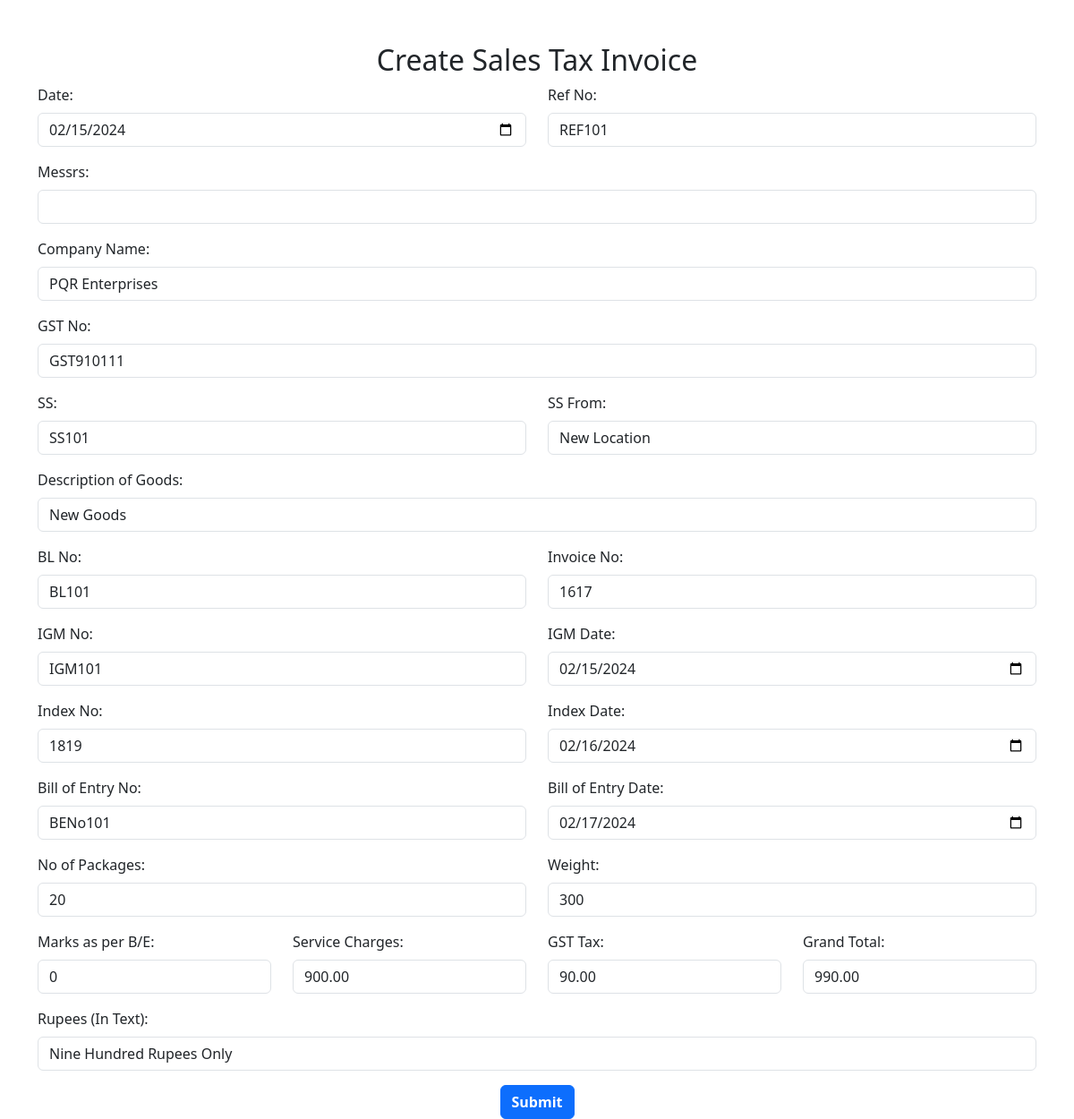
Page /edit-sales-tax-invoice.php?id=4 on the committed database.
### tables this page shows
CREATE TABLE `sales_tax_invoice` (
  `bill_no` int(11) NOT NULL,
  `date` date DEFAULT NULL,
  `ref_no` varchar(255) DEFAULT NULL,
  `company_name` varchar(255) DEFAULT NULL,
  `gst_no` varchar(255) DEFAULT NULL,
  `ss` varchar(255) DEFAULT NULL,
  `ss_from` varchar(255) DEFAULT NULL,
  `description_of_goods` varchar(255) DEFAULT NULL,
  `bl_no` varchar(255) DEFAULT NULL,
  `invoice_no` int(11) DEFAULT NULL,
  `igm_no` varchar(255) DEFAULT NULL,
  `igm_date` date DEFAULT NULL,
  `index_no` int(11) DEFAULT NULL,
  `index_date` date DEFAULT NULL,
  `bill_of_entry_no` varchar(255) DEFAULT NULL,
  `bill_of_entry_date` date DEFAULT NULL,
  `no_of_packages` int(11) DEFAULT NULL,
  `weight` int(11) DEFAULT NULL,
  `marks_as_per_be` int(11) DEFAULT NULL,
  `service_charges` decimal(10,2) DEFAULT NULL,
  `gst_tax` decimal(10,2) DEFAULT NULL,
  `rupees_in_text` varchar(255) DEFAULT NULL,
  `grand_total` decimal(10,2) DEFAULT NULL,
  `messrs` varchar(255) NOT NULL
);

### edit-sales-tax-invoice.php (the view, shortened to what this page needs)
<!DOCTYPE html>
<html lang="en">
<head>
    <link href="https://cdn.jsdelivr.net/npm/bootstrap@5.3.0/dist/css/bootstrap.min.css" rel="stylesheet">
</head>
<body>
<?php
include 'connection.php';
$update = $_GET['id'];
$sql = "SELECT * FROM sales_tax_invoice WHERE bill_no=$update";
$result = mysqli_query($conn, $sql);
$row = mysqli_fetch_assoc($result);
$date = $row['date'];
$ref_no = $row['ref_no'];
$company_name = $row['company_name'];
$gst_no = $row['gst_no'];
$ss = $row['ss'];
$ss_from = $row['ss_from'];
$description_of_goods = $row['description_of_goods'];
$bl_no = $row['bl_no'];
$invoice_no = $row['invoice_no'];
$igm_no = $row['igm_no'];
$igm_date = $row['igm_date'];
$index_no = $row['index_no'];
$index_date = $row['index_date'];
$bill_of_entry_no = $row['bill_of_entry_no'];
$bill_of_entry_date = $row['bill_of_entry_date'];
$no_of_packages = $row['no_of_packages'];
$weight = $row['weight'];
$marks_as_per_be = $row['marks_as_per_be'];
$service_charges = $row['service_charges'];
$gst_tax = $row['gst_tax'];
$rupees_in_text = $row['rupees_in_text'];
$grand_total = $row['grand_total'];
$messrs = $row['messrs'];
?>
    <div class="container mt-5">
        <h2 class="text-center">Create Sales Tax Invoice</h2>
        <form method="post" action="process-sales-tax-invoice.php">
            <div class="row">
                <div class="mb-3 col-lg-6">
                    <label for="date" class="form-label">Date:</label>
                    <input type="date" class="form-control" id="date" name="date" value="<?php echo $date; ?>" required>
                </div>
                <div class="mb-3 col-lg-6">
                    <label for="ref_no" class="form-label">Ref No:</label>
                    <input type="text" class="form-control" id="ref_no" name="ref_no" value="<?php echo $ref_no; ?>" required>
                </div>
            </div>
            <div class="mb-3">
                <label for="messrs" class="form-label">Messrs:</label>
                <input type="text" class="form-control" id="messrs" name="messrs" value="<?php echo $messrs; ?>" required>
            </div>
            <div class="mb-3">
                <label for="company_name" class="form-label">Company Name:</label>
                <input type="text" class="form-control" id="company_name" name="company_name" value="<?php echo $company_name; ?>" required>
            </div>
            <div class="mb-3">
                <label for="gst_no" class="form-label">GST No:</label>
                <input type="text" class="form-control" id="gst_no" name="gst_no" value="<?php echo $gst_no; ?>" required>
            </div>
            <div class="row">
                <div class="mb-3 col-lg-6">
                    <label for="ss" class="form-label">SS:</label>
                    <input type="text" class="form-control" id="ss" name="ss" value="<?php echo $ss; ?>" required>
                </div>
                <div class="mb-3 col-lg-6">
                    <label for="ss_from" class="form-label">SS From:</label>
                    <input type="text" class="form-control" id="ss_from" name="ss_from" value="<?php echo $ss_from; ?>" required>
                </div>
            </div>
            <div class="mb-3">
                <label for="description_of_goods" class="form-label">Description of Goods:</label>
                <input type="text" class="form-control" id="description_of_goods" name="description_of_goods" value="<?php echo $description_of_goods; ?>" required>
            </div>
            <div class="row">
                <div class="mb-3 col-lg-6">
                    <label for="bl_no" class="form-label">BL No:</label>
                    <input type="text" class="form-control" id="bl_no" name="bl_no" value="<?php echo $bl_no; ?>" required>
                </div>
                <div class="mb-3 col-lg-6">
                    <label for="invoice_no" class="form-label">Invoice No:</label>
                    <input type="text" class="form-control" id="invoice_no" name="invoice_no" value="<?php echo $invoice_no; ?>" required>
                </div>
            </div>
            <div class="row">
                <div class="mb-3 col-lg-6">
                    <label for="igm_no" class="form-label">IGM No:</label>
                    <input type="text" class="form-control" id="igm_no" name="igm_no" value="<?php echo $igm_no; ?>" required>
                </div>
                <div class="mb-3 col-lg-6">
                    <label for="igm_date" class="form-label">IGM Date:</label>
                    <input type="date" class="form-control" id="igm_date" name="igm_date" value="<?php echo $igm_date; ?>" required>
                </div>
            </div>
            <div class="row">
                <div class="mb-3 col-lg-6">
                    <label for="index_no" class="form-label">Index No:</label>
                    <input type="text" class="form-control" id="index_no" name="index_no" value="<?php echo $index_no; ?>" required>
                </div>
                <div class="mb-3 col-lg-6">
                    <label for="index_date" class="form-label">Index Date:</label>
                    <input type="date" class="form-control" id="index_date" name="index_date" value="<?php echo $index_date; ?>" required>
                </div>
            </div>
            <div class="row">
                <div class="mb-3 col-lg-6">
                    <label for="bill_of_entry_no" class="form-label">Bill of Entry No:</label>
                    <input type="text" class="form-control" id="bill_of_entry_no" name="bill_of_entry_no" value="<?php echo $bill_of_entry_no; ?>" required>
                </div>
                <div class="mb-3 col-lg-6">
                    <label for="bill_of_entry_date" class="form-label">Bill of Entry Date:</label>
                    <input type="date" class="form-control" id="bill_of_entry_date" name="bill_of_entry_date" value="<?php echo $bill_of_entry_date; ?>" required>
                </div>
            </div>
            <div class="row">
                <div class="mb-3 col-lg-6">
                    <label for="no_of_packages" class="form-label">No of Packages:</label>
                    <input type="number" class="form-control" id="no_of_packages" name="no_of_packages" value="<?php echo $no_of_packages; ?>" required>
                </div>
                <div class="mb-3 col-lg-6">
                    <label for="weight" class="form-label">Weight:</label>
                    <input type="number" class="form-control" id="weight" name="weight" value="<?php echo $weight; ?>" required>
                </div>
            </div>
            <div class="row">
                <div class="mb-3 col-lg-3">
                    <label for="marks_as_per_be" class="form-label">Marks as per B/E:</label>
                    <input type="text" class="form-control" id="marks_as_per_be" name="marks_as_per_be" value="<?php echo $marks_as_per_be; ?>" required>
                </div>
                <div class="mb-3 col-lg-3">
                    <label for="service_charges" class="form-label">Service Charges:</label>
                    <input type="number" step="0.01" class="form-control" id="service_charges" name="service_charges" value="<?php echo $service_charges; ?>" required>
                </div>
                <div class="mb-3 col-lg-3">
                    <label for="gst_tax" class="form-label">GST Tax:</label>
                    <input type="number" step="0.01" class="form-control" id="gst_tax" name="gst_tax" value="<?php echo $gst_tax; ?>" required>
                </div>
                <div class="mb-3 col-lg-3">
                    <label for="grand_total" class="form-label">Grand Total:</label>
                    <input type="number" step="0.01" class="form-control" id="grand_total" name="grand_total" value="<?php echo $grand_total; ?>" required>
                </div>
            </div>
            <div class="mb-3">
                <label for="rupees_in_text" class="form-label">Rupees (In Text):</label>
                <input type="text" class="form-control" id="rupees_in_text" name="rupees_in_text" value="<?php echo $rupees_in_text; ?>" required>
            </div>
            <div class="text-center"> <button type="submit" class="btn btn-primary"><b>Submit</b></button></div>
        </form>
    </div>
</body>
</html>

### rows in the picture
sales_tax_invoice: date "02/15/2024", ref_no "REF101", company_name "PQR Enterprises", gst_no "GST910111", ss "SS101", ss_from "New Location", description_of_goods "New Goods", bl_no "BL101", invoice_no "1617", igm_no "IGM101", igm_date "02/15/2024", index_no "1819", index_date "02/16/2024", bill_of_entry_no "BENo101", bill_of_entry_date "02/17/2024", no_of_packages "20", weight "300", marks_as_per_be "0", service_charges "900.00", gst_tax "90.00", grand_total "990.00", rupees_in_text "Nine Hundred Rupees Only"
